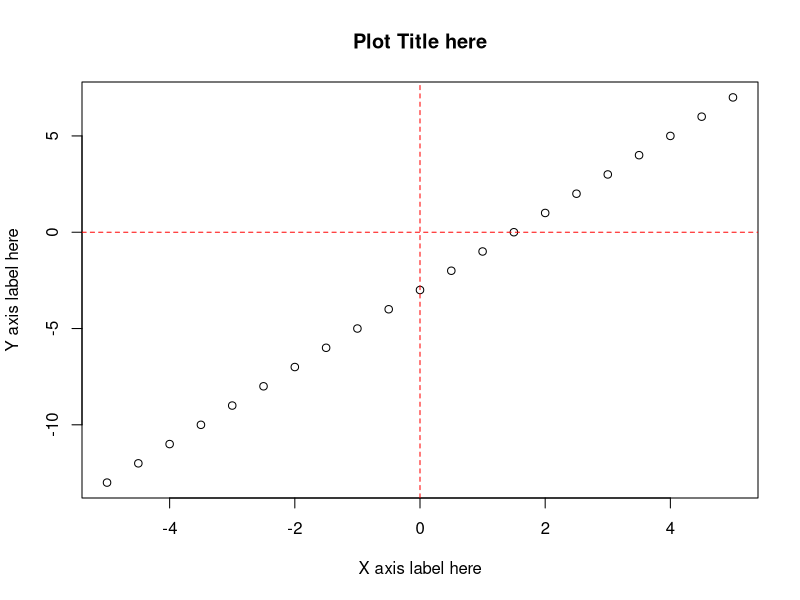
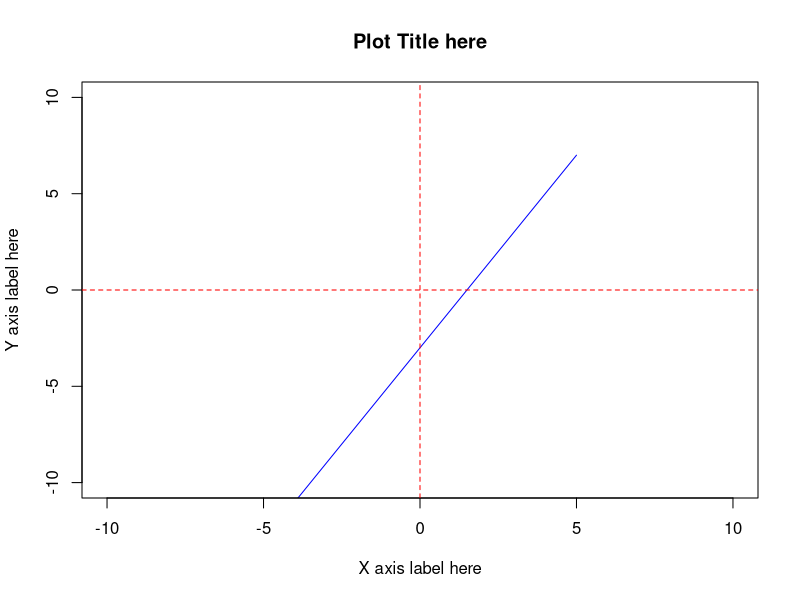
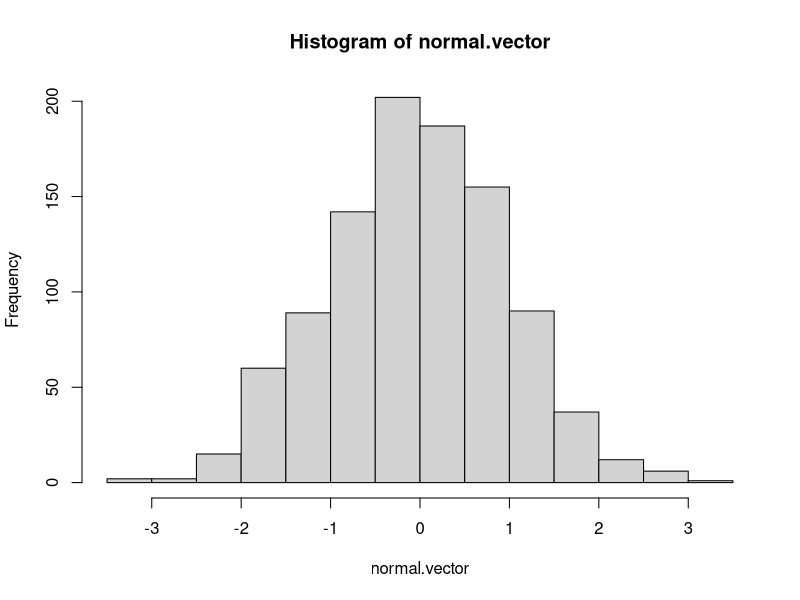
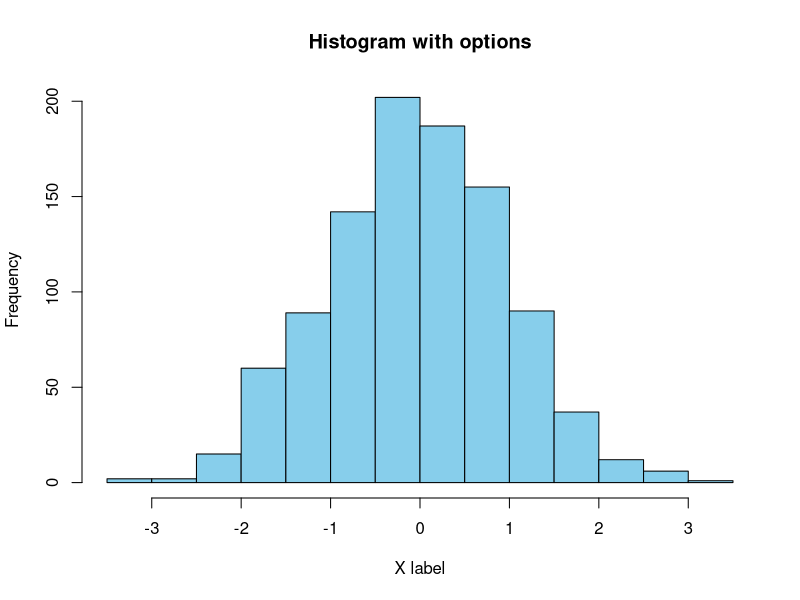
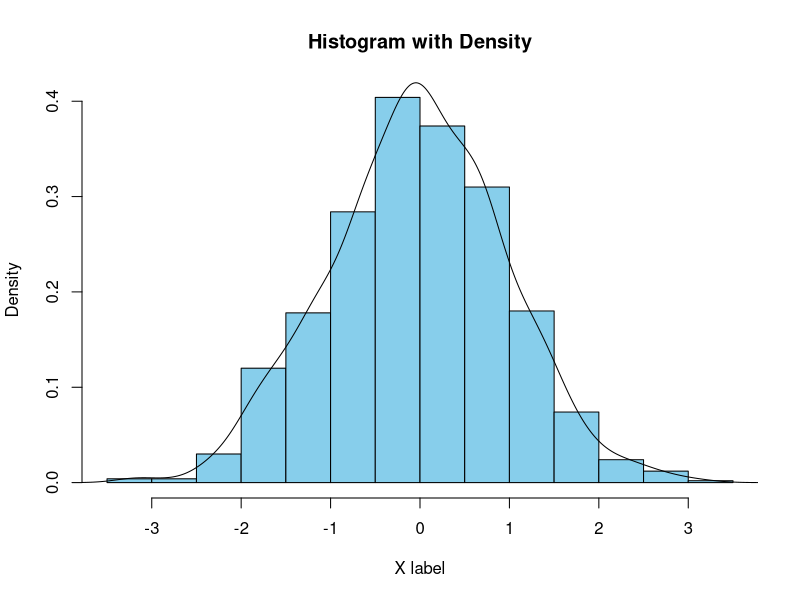
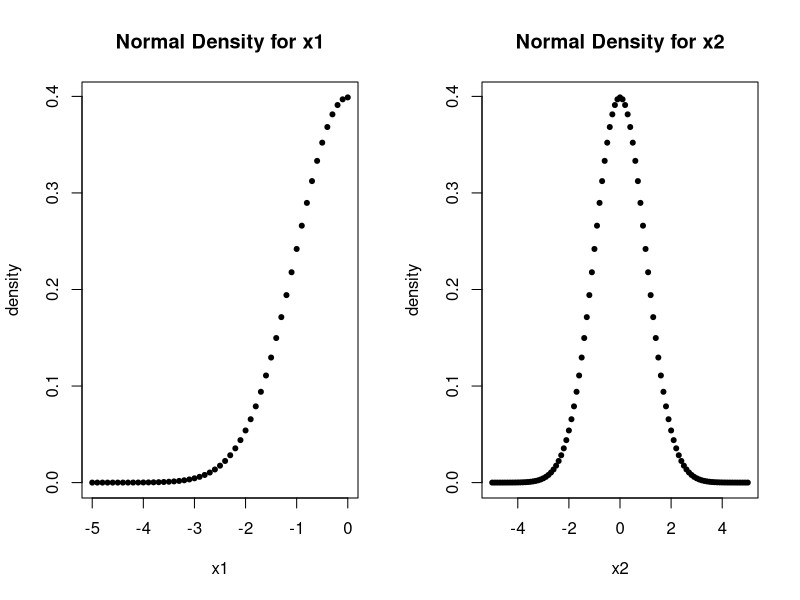
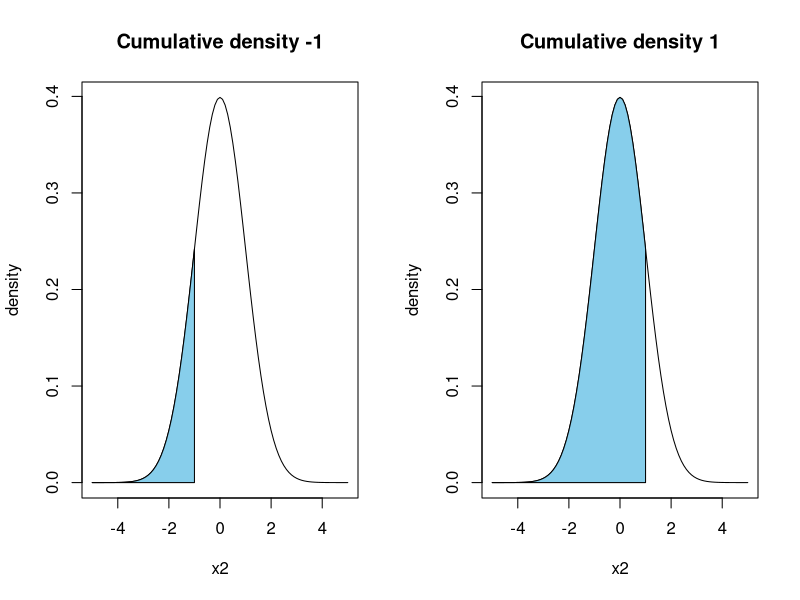
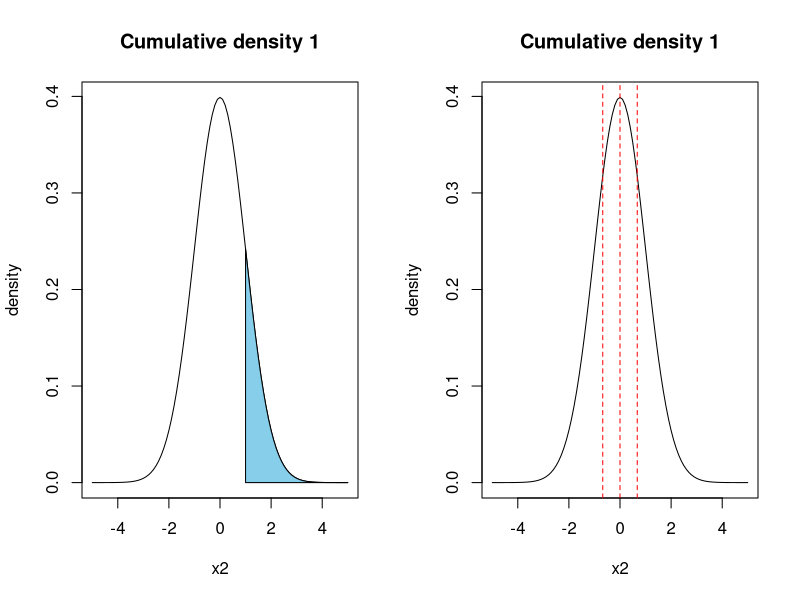

The R source for these figures, in order:
## ---- chunk 1

x <- seq(-5, 5, by = 0.5) 

y <- 2 * x - 3

plot(x, y, 
     xlab = "X axis label here", 
     ylab = "Y axis label here", 
     main = "Plot Title here")

# the abline function adds custom lines to the plot generated above
abline(h = 0, lty = 2, col = 'red')
abline(v = 0, lty = 2, col = 'red')

## ---- chunk 2

plot(x, y,                       # input data
     type = 'l',                 # specifying type, 'p' for points 'l' for lines
     xlab = "X axis label here", # x axis label
     ylab = "Y axis label here", # y axis label
     main = "Plot Title here", # main title
     xlim = c(-10,10), # setting range for x
     ylim = c(-10,10), # setting range for y
     col = 'blue')     # set the color for data points 

# col can be a color name defined in R or a color generated by the function rgb()  
# or a code for a color. (google R colors for more help!)

# the abline function adds custom lines to the plot generated above
abline(h = 0, lty = 2, col = 'red')
abline(v = 0, lty = 2, col = 'red')

## ---- chunk 3
normal.vector <- rnorm(1000) 

# rnorm(() generates random points from a normal distribution
# more information about this function will be covered in the next section                     
     
# most basic form
hist(normal.vector)

# adding options

hist(normal.vector,                   # input data
     xlab = "X label",                # x axis label
     main = "Histogram with options", # main title 
     col = "skyblue", # setting the fill color for bars
     breaks = 20) # breaks specifies the number of bins
## ---- chunk 4
hist(normal.vector,                   # input data
     xlab = "X label",                # x axis label
     main = "Histogram with Density", # main title 
     col = "skyblue", # setting the fill color for bars
     probability = TRUE) # Density instead of counts 

lines(density(normal.vector)) # add a density line to the histogram
## ---- chunk 5
rnorm(n = 5, mean = 0, sd = 1)
## ---- chunk 6
par(mfrow = c(1,2)) # setting layout for plots ( 1 x 2 plot window)

x1 <- seq(-5, 0, by = 0.1) 

plot(x1, dnorm(x1, mean = 0,sd = 1),
     ylab = "density", 
     main = "Normal Density for x1",
     pch = 20) # pch option changes the style for points 

x2 <- seq(-5, 5, by = 0.1)

plot(x2, dnorm(x2, mean = 0,sd = 1), 
     ylab = "density", 
     main = "Normal Density for x2",
     pch = 20) # pch option changes the style for points 


## ---- chunk 7

plot(x2, dnorm(x2, mean = 0,sd = 1), 
     ylab = "density", 
     main = "Cumulative density -1",
     type = 'l')

x_cord <- c(-5,seq(-5,-1, by = 0.1),-1)
y_cord <- c(0,dnorm(seq(-5,-1, by = 0.1)),0)
polygon(x_cord, y_cord, col = 'skyblue')
## ---- chunk 8
pnorm(-1, mean = 0,sd = 1)
## ---- chunk 9
plot(x2, dnorm(x2, mean = 0,sd = 1), 
     ylab = "density", 
     main = "Cumulative density 1",
     type = 'l')

x_cord <- c(-5,seq(-5,1, by = 0.1),1)
y_cord <- c(0,dnorm(seq(-5,1, by = 0.1)),0)
polygon(x_cord, y_cord, col = 'skyblue')
## ---- chunk 10
pnorm(1, mean = 0,sd = 1)
## ---- chunk 11
plot(x2, dnorm(x2, mean = 0,sd = 1), 
     ylab = "density", 
     main = "Cumulative density 1",
     type = 'l')

x_cord <- c(1,seq(1,5, by = 0.1),5)
y_cord <- c(0,dnorm(seq(1,5, by = 0.1)),0)
polygon(x_cord, y_cord, col = 'skyblue')
## ---- chunk 12
pnorm(1, mean = 0,sd = 1, lower.tail = FALSE)
## ---- chunk 13
plot(x2, dnorm(x2, mean = 0,sd = 1), 
     ylab = "density", 
     main = "Cumulative density 1",
     type = 'l')

abline(v = qnorm(0.25), lty = 2, col = 'red')
abline(v = qnorm(0.5), lty = 2, col = 'red')
abline(v = qnorm(0.75), lty = 2, col = 'red')

## ---- chunk 14
qnorm(0.25, mean = 0,sd = 1)  
qnorm(0.5, mean = 0,sd = 1)  
qnorm(0.75, mean = 0,sd = 1)  
## ---- chunk 15
x <- seq(-5, 5, by = 0.5) 

y <- 2 * x

plot(x,y)
abline(v = 0, lty = 2, col = 'red')
abline(h = 0, lty = 2, col = 'red')

x_cord <- c(0,1,2,2)
y_cord <- c(0,2,4,0)
polygon(x_cord, y_cord, col = 'skyblue')
## ---- chunk 16
pnorm_viz <- function(input_value){
    x_range <- seq(-5,5, by = 0.1)
    plot(x_range, dnorm(x_range, mean = 0,sd = 1), 
       ylab = "density", 
       main = "Normal distribution from -5 to 5",
       type = 'l')
    
    poly_sequence <- seq(-5,input_value, by = 0.1)
    x_cord <- c(-5,poly_sequence,input_value)
    y_cord <- c(0,dnorm(poly_sequence),0)
    polygon(x_cord, y_cord, col = 'skyblue')
}
## ---- chunk 17
pnorm_viz(-1.5)
